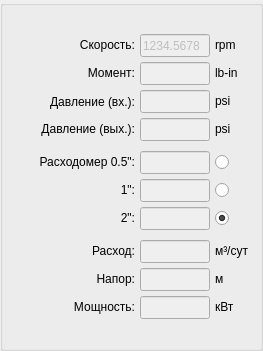
      <widget class="QGroupBox" name="groupTestSensors">
       <property name="geometry">
        <rect>
         <x>10</x>
         <y>50</y>
         <width>263</width>
         <height>351</height>
        </rect>
       </property>
       <property name="layoutDirection">
        <enum>Qt::LeftToRight</enum>
       </property>
       <property name="title">
        <string/>
       </property>
       <property name="alignment">
        <set>Qt::AlignLeading|Qt::AlignLeft|Qt::AlignVCenter</set>
       </property>
       <layout class="QGridLayout" name="gridLayout_2">
        <item row="0" column="0">
         <layout class="QGridLayout" name="gridLayout" columnstretch="0,0,0,0">
          <property name="sizeConstraint">
           <enum>QLayout::SetNoConstraint</enum>
          </property>
          <property name="spacing">
           <number>5</number>
          </property>
          <item row="2" column="2">
           <widget class="QLineEdit" name="txtTorque">
            <property name="enabled">
             <bool>false</bool>
            </property>
            <property name="sizePolicy">
             <sizepolicy hsizetype="Fixed" vsizetype="Fixed">
              <horstretch>0</horstretch>
              <verstretch>0</verstretch>
             </sizepolicy>
            </property>
            <property name="minimumSize">
             <size>
              <width>70</width>
              <height>23</height>
             </size>
            </property>
            <property name="maximumSize">
             <size>
              <width>70</width>
              <height>23</height>
             </size>
            </property>
            <property name="focusPolicy">
             <enum>Qt::ClickFocus</enum>
            </property>
            <property name="inputMethodHints">
             <set>Qt::ImhNone</set>
            </property>
            <property name="readOnly">
             <bool>false</bool>
            </property>
           </widget>
          </item>
          <item row="12" column="0" colspan="2">
           <widget class="QLabel" name="lblAssembly_10">
            <property name="sizePolicy">
             <sizepolicy hsizetype="Fixed" vsizetype="Fixed">
              <horstretch>0</horstretch>
              <verstretch>0</verstretch>
             </sizepolicy>
            </property>
            <property name="minimumSize">
             <size>
              <width>110</width>
              <height>20</height>
             </size>
            </property>
            <property name="maximumSize">
             <size>
              <width>200</width>
              <height>20</height>
             </size>
            </property>
            <property name="text">
             <string>Мощность:</string>
            </property>
            <property name="alignment">
             <set>Qt::AlignRight|Qt::AlignTrailing|Qt::AlignVCenter</set>
            </property>
           </widget>
          </item>
          <item row="1" column="2">
           <widget class="QLineEdit" name="txtRPM">
            <property name="enabled">
             <bool>false</bool>
            </property>
            <property name="sizePolicy">
             <sizepolicy hsizetype="Fixed" vsizetype="Fixed">
              <horstretch>0</horstretch>
              <verstretch>0</verstretch>
             </sizepolicy>
            </property>
            <property name="minimumSize">
             <size>
              <width>70</width>
              <height>23</height>
             </size>
            </property>
            <property name="maximumSize">
             <size>
              <width>70</width>
              <height>23</height>
             </size>
            </property>
            <property name="focusPolicy">
             <enum>Qt::ClickFocus</enum>
            </property>
            <property name="inputMethodHints">
             <set>Qt::ImhNone</set>
            </property>
            <property name="text">
             <string>1234.5678</string>
            </property>
            <property name="readOnly">
             <bool>false</bool>
            </property>
           </widget>
          </item>
          <item row="3" column="3">
           <widget class="QLabel" name="lblProducer_5">
            <property name="sizePolicy">
             <sizepolicy hsizetype="Fixed" vsizetype="Fixed">
              <horstretch>0</horstretch>
              <verstretch>0</verstretch>
             </sizepolicy>
            </property>
            <property name="minimumSize">
             <size>
              <width>0</width>
              <height>0</height>
             </size>
            </property>
            <property name="maximumSize">
             <size>
              <width>120</width>
              <height>20</height>
             </size>
            </property>
            <property name="text">
             <string>psi</string>
            </property>
            <property name="alignment">
             <set>Qt::AlignLeading|Qt::AlignLeft|Qt::AlignVCenter</set>
            </property>
           </widget>
          </item>
          <item row="8" column="0" colspan="2">
           <widget class="QLabel" name="lblLenght_3">
            <property name="sizePolicy">
             <sizepolicy hsizetype="Fixed" vsizetype="Fixed">
              <horstretch>0</horstretch>
              <verstretch>0</verstretch>
             </sizepolicy>
            </property>
            <property name="minimumSize">
             <size>
              <width>110</width>
              <height>20</height>
             </size>
            </property>
            <property name="maximumSize">
             <size>
              <width>200</width>
              <height>20</height>
             </size>
            </property>
            <property name="text">
             <string>2&quot;:</string>
            </property>
            <property name="alignment">
             <set>Qt::AlignRight|Qt::AlignTrailing|Qt::AlignVCenter</set>
            </property>
           </widget>
          </item>
          <item row="1" column="3">
           <widget class="QLabel" name="lblProducer_3">
            <property name="sizePolicy">
             <sizepolicy hsizetype="Fixed" vsizetype="Fixed">
              <horstretch>0</horstretch>
              <verstretch>0</verstretch>
             </sizepolicy>
            </property>
            <property name="minimumSize">
             <size>
              <width>0</width>
              <height>0</height>
             </size>
            </property>
            <property name="maximumSize">
             <size>
              <width>120</width>
              <height>20</height>
             </size>
            </property>
            <property name="layoutDirection">
             <enum>Qt::RightToLeft</enum>
            </property>
            <property name="text">
             <string>rpm</string>
            </property>
            <property name="alignment">
             <set>Qt::AlignLeading|Qt::AlignLeft|Qt::AlignVCenter</set>
            </property>
           </widget>
          </item>
          <item row="11" column="0" colspan="2">
           <widget class="QLabel" name="lblAssembly_6">
            <property name="sizePolicy">
             <sizepolicy hsizetype="Fixed" vsizetype="Fixed">
              <horstretch>0</horstretch>
              <verstretch>0</verstretch>
             </sizepolicy>
            </property>
            <property name="minimumSize">
             <size>
              <width>110</width>
              <height>20</height>
             </size>
            </property>
            <property name="maximumSize">
             <size>
              <width>200</width>
              <height>20</height>
             </size>
            </property>
            <property name="text">
             <string>Напор:</string>
            </property>
            <property name="alignment">
             <set>Qt::AlignRight|Qt::AlignTrailing|Qt::AlignVCenter</set>
            </property>
           </widget>
          </item>
          <item row="10" column="3">
           <widget class="QLabel" name="lblProducer_7">
            <property name="sizePolicy">
             <sizepolicy hsizetype="Fixed" vsizetype="Fixed">
              <horstretch>0</horstretch>
              <verstretch>0</verstretch>
             </sizepolicy>
            </property>
            <property name="minimumSize">
             <size>
              <width>0</width>
              <height>0</height>
             </size>
            </property>
            <property name="maximumSize">
             <size>
              <width>120</width>
              <height>20</height>
             </size>
            </property>
            <property name="layoutDirection">
             <enum>Qt::RightToLeft</enum>
            </property>
            <property name="text">
             <string>м³/сут</string>
            </property>
            <property name="alignment">
             <set>Qt::AlignLeading|Qt::AlignLeft|Qt::AlignVCenter</set>
            </property>
           </widget>
          </item>
          <item row="12" column="3">
           <widget class="QLabel" name="lblProducer_9">
            <property name="sizePolicy">
             <sizepolicy hsizetype="Fixed" vsizetype="Fixed">
              <horstretch>0</horstretch>
              <verstretch>0</verstretch>
             </sizepolicy>
            </property>
            <property name="minimumSize">
             <size>
              <width>0</width>
              <height>0</height>
             </size>
            </property>
            <property name="maximumSize">
             <size>
              <width>120</width>
              <height>20</height>
             </size>
            </property>
            <property name="layoutDirection">
             <enum>Qt::RightToLeft</enum>
            </property>
            <property name="text">
             <string>кВт</string>
            </property>
            <property name="alignment">
             <set>Qt::AlignLeading|Qt::AlignLeft|Qt::AlignVCenter</set>
            </property>
           </widget>
          </item>
          <item row="10" column="0" colspan="2">
           <widget class="QLabel" name="lblAssembly_9">
            <property name="sizePolicy">
             <sizepolicy hsizetype="Fixed" vsizetype="Fixed">
              <horstretch>0</horstretch>
              <verstretch>0</verstretch>
             </sizepolicy>
            </property>
            <property name="minimumSize">
             <size>
              <width>110</width>
              <height>20</height>
             </size>
            </property>
            <property name="maximumSize">
             <size>
              <width>200</width>
              <height>20</height>
             </size>
            </property>
            <property name="text">
             <string>Расход:</string>
            </property>
            <property name="alignment">
             <set>Qt::AlignRight|Qt::AlignTrailing|Qt::AlignVCenter</set>
            </property>
           </widget>
          </item>
          <item row="2" column="0" colspan="2">
           <widget class="QLabel" name="lblType_2">
            <property name="sizePolicy">
             <sizepolicy hsizetype="Fixed" vsizetype="Fixed">
              <horstretch>0</horstretch>
              <verstretch>0</verstretch>
             </sizepolicy>
            </property>
            <property name="minimumSize">
             <size>
              <width>110</width>
              <height>20</height>
             </size>
            </property>
            <property name="maximumSize">
             <size>
              <width>200</width>
              <height>20</height>
             </size>
            </property>
            <property name="text">
             <string>Момент:</string>
            </property>
            <property name="alignment">
             <set>Qt::AlignRight|Qt::AlignTrailing|Qt::AlignVCenter</set>
            </property>
           </widget>
          </item>
          <item row="6" column="0" colspan="2">
           <widget class="QLabel" name="lblSerial_4">
            <property name="sizePolicy">
             <sizepolicy hsizetype="Fixed" vsizetype="Fixed">
              <horstretch>0</horstretch>
              <verstretch>0</verstretch>
             </sizepolicy>
            </property>
            <property name="minimumSize">
             <size>
              <width>110</width>
              <height>20</height>
             </size>
            </property>
            <property name="maximumSize">
             <size>
              <width>200</width>
              <height>20</height>
             </size>
            </property>
            <property name="text">
             <string>Расходомер 0.5&quot;:</string>
            </property>
            <property name="alignment">
             <set>Qt::AlignRight|Qt::AlignTrailing|Qt::AlignVCenter</set>
            </property>
           </widget>
          </item>
          <item row="3" column="2">
           <widget class="QLineEdit" name="txtPsiIn">
            <property name="enabled">
             <bool>false</bool>
            </property>
            <property name="sizePolicy">
             <sizepolicy hsizetype="Fixed" vsizetype="Fixed">
              <horstretch>0</horstretch>
              <verstretch>0</verstretch>
             </sizepolicy>
            </property>
            <property name="minimumSize">
             <size>
              <width>70</width>
              <height>23</height>
             </size>
            </property>
            <property name="maximumSize">
             <size>
              <width>70</width>
              <height>23</height>
             </size>
            </property>
            <property name="focusPolicy">
             <enum>Qt::ClickFocus</enum>
            </property>
            <property name="inputMethodHints">
             <set>Qt::ImhNone</set>
            </property>
            <property name="readOnly">
             <bool>false</bool>
            </property>
           </widget>
          </item>
          <item row="9" column="2">
           <widget class="QWidget" name="widget_2" native="true">
            <property name="maximumSize">
             <size>
              <width>100</width>
              <height>10</height>
             </size>
            </property>
           </widget>
          </item>
          <item row="10" column="2">
           <widget class="QLineEdit" name="txtFlow">
            <property name="enabled">
             <bool>false</bool>
            </property>
            <property name="sizePolicy">
             <sizepolicy hsizetype="Fixed" vsizetype="Fixed">
              <horstretch>0</horstretch>
              <verstretch>0</verstretch>
             </sizepolicy>
            </property>
            <property name="minimumSize">
             <size>
              <width>70</width>
              <height>23</height>
             </size>
            </property>
            <property name="maximumSize">
             <size>
              <width>70</width>
              <height>23</height>
             </size>
            </property>
            <property name="focusPolicy">
             <enum>Qt::ClickFocus</enum>
            </property>
            <property name="inputMethodHints">
             <set>Qt::ImhNone</set>
            </property>
            <property name="readOnly">
             <bool>false</bool>
            </property>
           </widget>
          </item>
          <item row="7" column="0" colspan="2">
           <widget class="QLabel" name="lblSerial_5">
            <property name="sizePolicy">
             <sizepolicy hsizetype="Fixed" vsizetype="Fixed">
              <horstretch>0</horstretch>
              <verstretch>0</verstretch>
             </sizepolicy>
            </property>
            <property name="minimumSize">
             <size>
              <width>110</width>
              <height>0</height>
             </size>
            </property>
            <property name="maximumSize">
             <size>
              <width>200</width>
              <height>20</height>
             </size>
            </property>
            <property name="text">
             <string> 1&quot;:</string>
            </property>
            <property name="alignment">
             <set>Qt::AlignRight|Qt::AlignTrailing|Qt::AlignVCenter</set>
            </property>
           </widget>
          </item>
          <item row="4" column="0" colspan="2">
           <widget class="QLabel" name="lblAssembly_3">
            <property name="sizePolicy">
             <sizepolicy hsizetype="Fixed" vsizetype="Fixed">
              <horstretch>0</horstretch>
              <verstretch>0</verstretch>
             </sizepolicy>
            </property>
            <property name="minimumSize">
             <size>
              <width>110</width>
              <height>20</height>
             </size>
            </property>
            <property name="maximumSize">
             <size>
              <width>200</width>
              <height>20</height>
             </size>
            </property>
            <property name="text">
             <string>Давление (вых.):</string>
            </property>
            <property name="alignment">
             <set>Qt::AlignRight|Qt::AlignTrailing|Qt::AlignVCenter</set>
            </property>
           </widget>
          </item>
          <item row="12" column="2">
           <widget class="QLineEdit" name="txtPower">
            <property name="enabled">
             <bool>false</bool>
            </property>
            <property name="sizePolicy">
             <sizepolicy hsizetype="Fixed" vsizetype="Fixed">
              <horstretch>0</horstretch>
              <verstretch>0</verstretch>
             </sizepolicy>
            </property>
            <property name="minimumSize">
             <size>
              <width>70</width>
              <height>23</height>
             </size>
            </property>
            <property name="maximumSize">
             <size>
              <width>70</width>
              <height>23</height>
             </size>
            </property>
            <property name="focusPolicy">
             <enum>Qt::ClickFocus</enum>
            </property>
            <property name="inputMethodHints">
             <set>Qt::ImhNone</set>
            </property>
            <property name="readOnly">
             <bool>false</bool>
            </property>
           </widget>
          </item>
          <item row="1" column="0" colspan="2">
           <widget class="QLabel" name="lblProducer_2">
            <property name="sizePolicy">
             <sizepolicy hsizetype="Fixed" vsizetype="Fixed">
              <horstretch>0</horstretch>
              <verstretch>0</verstretch>
             </sizepolicy>
            </property>
            <property name="minimumSize">
             <size>
              <width>110</width>
              <height>20</height>
             </size>
            </property>
            <property name="maximumSize">
             <size>
              <width>200</width>
              <height>20</height>
             </size>
            </property>
            <property name="text">
             <string>Скорость:</string>
            </property>
            <property name="alignment">
             <set>Qt::AlignRight|Qt::AlignTrailing|Qt::AlignVCenter</set>
            </property>
           </widget>
          </item>
          <item row="6" column="2">
           <widget class="QLineEdit" name="txtFlow0">
            <property name="enabled">
             <bool>false</bool>
            </property>
            <property name="sizePolicy">
             <sizepolicy hsizetype="Fixed" vsizetype="Fixed">
              <horstretch>0</horstretch>
              <verstretch>0</verstretch>
             </sizepolicy>
            </property>
            <property name="minimumSize">
             <size>
              <width>70</width>
              <height>23</height>
             </size>
            </property>
            <property name="maximumSize">
             <size>
              <width>70</width>
              <height>23</height>
             </size>
            </property>
            <property name="focusPolicy">
             <enum>Qt::ClickFocus</enum>
            </property>
            <property name="inputMethodHints">
             <set>Qt::ImhNone</set>
            </property>
            <property name="readOnly">
             <bool>false</bool>
            </property>
           </widget>
          </item>
          <item row="7" column="2">
           <widget class="QLineEdit" name="txtFlow1">
            <property name="enabled">
             <bool>false</bool>
            </property>
            <property name="sizePolicy">
             <sizepolicy hsizetype="Fixed" vsizetype="Fixed">
              <horstretch>0</horstretch>
              <verstretch>0</verstretch>
             </sizepolicy>
            </property>
            <property name="minimumSize">
             <size>
              <width>70</width>
              <height>23</height>
             </size>
            </property>
            <property name="maximumSize">
             <size>
              <width>70</width>
              <height>23</height>
             </size>
            </property>
            <property name="focusPolicy">
             <enum>Qt::ClickFocus</enum>
            </property>
            <property name="inputMethodHints">
             <set>Qt::ImhNone</set>
            </property>
            <property name="readOnly">
             <bool>false</bool>
            </property>
           </widget>
          </item>
          <item row="7" column="3">
           <widget class="QRadioButton" name="radioFlow1">
            <property name="maximumSize">
             <size>
              <width>20</width>
              <height>20</height>
             </size>
            </property>
            <property name="text">
             <string/>
            </property>
           </widget>
          </item>
          <item row="5" column="2">
           <widget class="QWidget" name="widget" native="true">
            <property name="maximumSize">
             <size>
              <width>100</width>
              <height>10</height>
             </size>
            </property>
           </widget>
          </item>
          <item row="11" column="2">
           <widget class="QLineEdit" name="txtLift">
            <property name="enabled">
             <bool>false</bool>
            </property>
            <property name="sizePolicy">
             <sizepolicy hsizetype="Fixed" vsizetype="Fixed">
              <horstretch>0</horstretch>
              <verstretch>0</verstretch>
             </sizepolicy>
            </property>
            <property name="minimumSize">
             <size>
              <width>70</width>
              <height>23</height>
             </size>
            </property>
            <property name="maximumSize">
             <size>
              <width>70</width>
              <height>23</height>
             </size>
            </property>
            <property name="focusPolicy">
             <enum>Qt::ClickFocus</enum>
            </property>
            <property name="inputMethodHints">
             <set>Qt::ImhNone</set>
            </property>
            <property name="readOnly">
             <bool>false</bool>
            </property>
           </widget>
          </item>
          <item row="4" column="2">
           <widget class="QLineEdit" name="txtPsiOut">
            <property name="enabled">
             <bool>false</bool>
            </property>
            <property name="sizePolicy">
             <sizepolicy hsizetype="Fixed" vsizetype="Fixed">
              <horstretch>0</horstretch>
              <verstretch>0</verstretch>
             </sizepolicy>
            </property>
            <property name="minimumSize">
             <size>
              <width>70</width>
              <height>23</height>
             </size>
            </property>
            <property name="maximumSize">
             <size>
              <width>70</width>
              <height>23</height>
             </size>
            </property>
            <property name="focusPolicy">
             <enum>Qt::ClickFocus</enum>
            </property>
            <property name="inputMethodHints">
             <set>Qt::ImhNone</set>
            </property>
            <property name="readOnly">
             <bool>false</bool>
            </property>
           </widget>
          </item>
          <item row="8" column="3">
           <widget class="QRadioButton" name="radioFlow2">
            <property name="maximumSize">
             <size>
              <width>20</width>
              <height>20</height>
             </size>
            </property>
            <property name="text">
             <string/>
            </property>
            <property name="checked">
             <bool>true</bool>
            </property>
           </widget>
          </item>
          <item row="8" column="2">
           <widget class="QLineEdit" name="txtFlow2">
            <property name="enabled">
             <bool>false</bool>
            </property>
            <property name="sizePolicy">
             <sizepolicy hsizetype="Fixed" vsizetype="Fixed">
              <horstretch>0</horstretch>
              <verstretch>0</verstretch>
             </sizepolicy>
            </property>
            <property name="minimumSize">
             <size>
              <width>70</width>
              <height>23</height>
             </size>
            </property>
            <property name="maximumSize">
             <size>
              <width>70</width>
              <height>23</height>
             </size>
            </property>
            <property name="focusPolicy">
             <enum>Qt::ClickFocus</enum>
            </property>
            <property name="inputMethodHints">
             <set>Qt::ImhNone</set>
            </property>
            <property name="readOnly">
             <bool>false</bool>
            </property>
           </widget>
          </item>
          <item row="6" column="3">
           <widget class="QRadioButton" name="radioFlow0">
            <property name="maximumSize">
             <size>
              <width>20</width>
              <height>20</height>
             </size>
            </property>
            <property name="text">
             <string/>
            </property>
           </widget>
          </item>
          <item row="11" column="3">
           <widget class="QLabel" name="lblProducer_8">
            <property name="sizePolicy">
             <sizepolicy hsizetype="Fixed" vsizetype="Fixed">
              <horstretch>0</horstretch>
              <verstretch>0</verstretch>
             </sizepolicy>
            </property>
            <property name="minimumSize">
             <size>
              <width>0</width>
              <height>0</height>
             </size>
            </property>
            <property name="maximumSize">
             <size>
              <width>120</width>
              <height>20</height>
             </size>
            </property>
            <property name="layoutDirection">
             <enum>Qt::RightToLeft</enum>
            </property>
            <property name="text">
             <string>м</string>
            </property>
            <property name="alignment">
             <set>Qt::AlignLeading|Qt::AlignLeft|Qt::AlignVCenter</set>
            </property>
           </widget>
          </item>
          <item row="3" column="0" colspan="2">
           <widget class="QLabel" name="lblStages_3">
            <property name="sizePolicy">
             <sizepolicy hsizetype="Fixed" vsizetype="Fixed">
              <horstretch>0</horstretch>
              <verstretch>0</verstretch>
             </sizepolicy>
            </property>
            <property name="minimumSize">
             <size>
              <width>110</width>
              <height>20</height>
             </size>
            </property>
            <property name="maximumSize">
             <size>
              <width>200</width>
              <height>19</height>
             </size>
            </property>
            <property name="text">
             <string>Давление (вх.):</string>
            </property>
            <property name="alignment">
             <set>Qt::AlignRight|Qt::AlignTrailing|Qt::AlignVCenter</set>
            </property>
           </widget>
          </item>
          <item row="2" column="3">
           <widget class="QLabel" name="lblProducer_4">
            <property name="sizePolicy">
             <sizepolicy hsizetype="Fixed" vsizetype="Fixed">
              <horstretch>0</horstretch>
              <verstretch>0</verstretch>
             </sizepolicy>
            </property>
            <property name="minimumSize">
             <size>
              <width>0</width>
              <height>0</height>
             </size>
            </property>
            <property name="maximumSize">
             <size>
              <width>120</width>
              <height>20</height>
             </size>
            </property>
            <property name="text">
             <string>lb-in</string>
            </property>
            <property name="alignment">
             <set>Qt::AlignLeading|Qt::AlignLeft|Qt::AlignVCenter</set>
            </property>
           </widget>
          </item>
          <item row="4" column="3">
           <widget class="QLabel" name="lblProducer_6">
            <property name="sizePolicy">
             <sizepolicy hsizetype="Fixed" vsizetype="Fixed">
              <horstretch>0</horstretch>
              <verstretch>0</verstretch>
             </sizepolicy>
            </property>
            <property name="minimumSize">
             <size>
              <width>0</width>
              <height>0</height>
             </size>
            </property>
            <property name="maximumSize">
             <size>
              <width>120</width>
              <height>20</height>
             </size>
            </property>
            <property name="layoutDirection">
             <enum>Qt::RightToLeft</enum>
            </property>
            <property name="text">
             <string>psi</string>
            </property>
            <property name="alignment">
             <set>Qt::AlignLeading|Qt::AlignLeft|Qt::AlignVCenter</set>
            </property>
           </widget>
          </item>
         </layout>
        </item>
       </layout>
      </widget>
